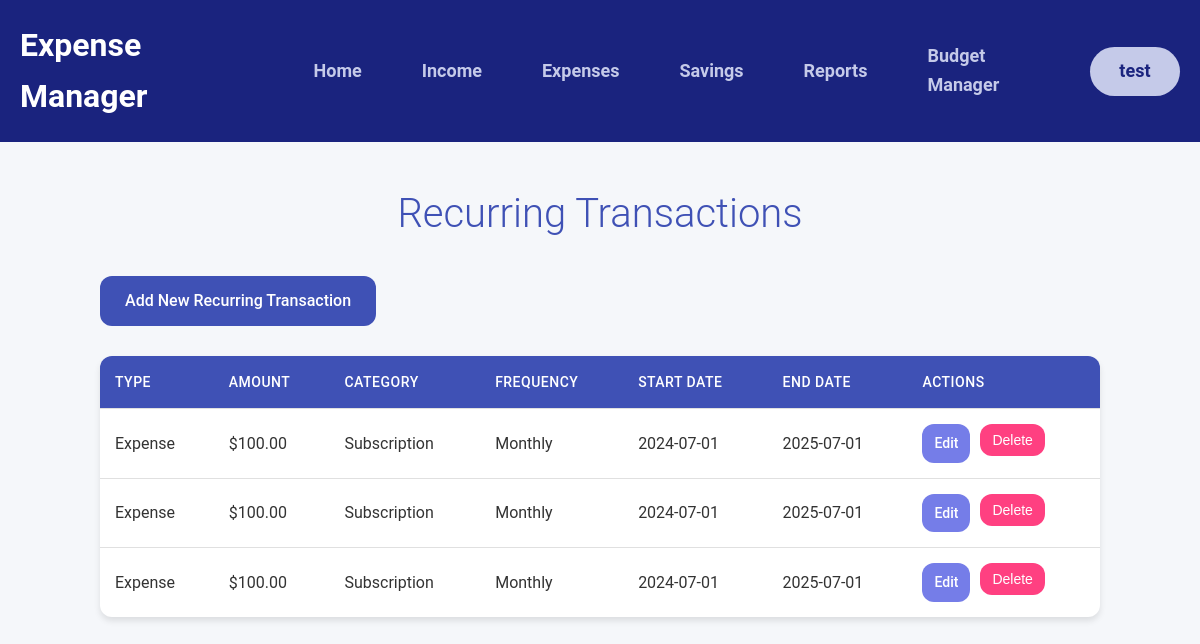
Screenshot of /recurring_transactions (signed in) with the database file from the repository.
### tables this page shows
CREATE TABLE users (
  id INTEGER PRIMARY KEY AUTOINCREMENT,
  fullname TEXT NOT NULL,
  username TEXT NOT NULL UNIQUE,
  email TEXT NOT NULL UNIQUE,
  password TEXT NOT NULL,
  security_question_1 TEXT,
  security_answer_1 TEXT,
  security_question_2 TEXT,
  security_answer_2 TEXT,
  incorrect_attempts INTEGER DEFAULT 0,
  lockout_time DATETIME,
  is_locked BOOLEAN DEFAULT 0
);

CREATE TABLE recurring_transactions (
                        id INTEGER PRIMARY KEY AUTOINCREMENT,
                        user_id INTEGER,
                        type TEXT,
                        amount DECIMAL(10, 2),
                        category TEXT,
                        frequency TEXT,
                        start_date DATE,
                        end_date DATE,
                        description TEXT,
                        FOREIGN KEY (user_id) REFERENCES users (id)
                    );

### main.py (the view)
@app.route('/recurring_transactions')
@login_required
def recurring_transactions():
    db = get_db(app)
    transactions = db.execute('''
        SELECT * FROM recurring_transactions
        WHERE user_id = ?
        ORDER BY start_date DESC
    ''', (current_user.id,)).fetchall()
    return render_template('recurring_transactions.html', transactions=transactions)

### main.py (called while the page is built)
@login_manager.user_loader
def load_user(user_id):
    db = get_db(app)
    user = db.execute('SELECT * FROM users WHERE id = ?', (user_id,)).fetchone()
    if user:
        user_obj = User(user['id'], user['fullname'], user['username'], user['email'])
        return user_obj
    return None

@app.teardown_appcontext
def close_connection(exception):
    db = getattr(g, '_database', None)
    if db is not None:
        db.close()

@app.teardown_appcontext
def backup_on_exit(exception):
    backup_database()

### src/backup.py (called while the page is built)
def backup_database():
    source = sqlite3.connect(DATABASE)
    backup_dir = 'backups'
    if not os.path.exists(backup_dir):
        os.makedirs(backup_dir)
    timestamp = datetime.now().strftime("%Y%m%d_%H%M%S")
    backup_file = os.path.join(backup_dir, f'database_backup_{timestamp}.db')
    destination = sqlite3.connect(backup_file)
    with source:
        source.backup(destination)
    destination.close()
    source.close()
    backups = sorted([f for f in os.listdir(backup_dir) if f.startswith('database_backup_') and f.endswith('.db')])
    while len(backups) > 5:
        os.remove(os.path.join(backup_dir, backups.pop(0)))
    print(f"Database backed up to {backup_file}")

### src/database.py (called while the page is built)
def get_db(app):
    db = getattr(g, '_database', None)
    if db is None:
        db = g._database = sqlite3.connect(DATABASE)
        db.row_factory = sqlite3.Row
    return db

### templates/recurring_transactions.html (shortened to what this page needs)
<!DOCTYPE html>
<html lang="en">
<head>
    <link rel="stylesheet" href="{{ url_for('static', filename='header.css') }}">
    <link rel="stylesheet" href="{{ url_for('static', filename='recurring_transactions.css') }}">
</head>
<body>
    {% include "header.html" %}
    <main>
        <div class="container">
            <h1>Recurring Transactions</h1>
            <a href="{{ url_for('add_recurring_transaction') }}" class="btn btn-primary">Add New Recurring Transaction</a>
            {% if transactions %}
                <table class="transactions-table">
                    <thead>
                        <tr>
                            <th>Type</th>
                            <th>Amount</th>
                            <th>Category</th>
                            <th>Frequency</th>
                            <th>Start Date</th>
                            <th>End Date</th>
                            <th>Actions</th>
                        </tr>
                    </thead>
                    <tbody>
                        {% for transaction in transactions %}
                            <tr>
                                <td>{{ transaction.type|capitalize }}</td>
                                <td>${{ "%.2f"|format(transaction.amount) }}</td>
                                <td>{{ transaction.category }}</td>
                                <td>{{ transaction.frequency|capitalize }}</td>
                                <td>{{ transaction.start_date }}</td>
                                <td>{{ transaction.end_date or 'N/A' }}</td>
                                <td class="action-buttons">
                                    <a href="{{ url_for('edit_recurring_transaction', transaction_id=transaction.id) }}" class="btn btn-edit">Edit</a>
                                    <form action="{{ url_for('delete_recurring_transaction', transaction_id=transaction.id) }}" method="post" style="display:inline;">
                                        <button type="submit" class="btn btn-delete" onclick="return confirm('Are you sure you want to delete this transaction?');">Delete</button>
                                    </form>
                                </td>
                            </tr>
                        {% endfor %}
                    </tbody>
                </table>
            {% else %}
                <p>No recurring transactions found.</p>
            {% endif %}
        </div>
    </main>
</body>
</html>

### templates/header.html (shortened to what this page needs)
<header>
  <div class="logo">Expense Manager</div>
  <ul class="nav-options">
    <li><a href="/">Home</a></li>
    <li><a href="{{ url_for('view_income')}}">Income</a></li>
    <li><a href="{{ url_for('view_expenses') }}">Expenses</a></li>
    <li><a href="{{ url_for('savings_goals') }}">Savings</a></li>
    <li><a href="{{ url_for('reports.get_report') }}">Reports</a></li>
    <li><a href="{{ url_for('budget_management') }}">Budget Manager</a></li>
    {% if current_user.is_authenticated %}
      <li id="auth-option" class="dropdown">
        <a href="#" class="dropdown-toggle">
          &nbsp;{{ current_user.username }}&nbsp;
        </a>
      </li>
    {% elif request.path == url_for('auth.login') %}
      <li id="auth-option"><a href="{{ url_for('auth.signup') }}">Signup <i class="fas fa-user-plus"></i></a></li>
    {% else %}
      <li id="auth-option"><a href="{{ url_for('auth.login') }}"><i class="fas fa-sign-in-alt"></i>Login </i></a></li>
    {% endif %}
  </ul>
</header>

### static/header.css (style rules this page uses)
header { background-color: #1a237e; color: white; padding: 20px; display: flex; justify-content: space-between; align-items: center; }
.logo { font-size: 32px; font-weight: bold; }
.nav-options { list-style-type: none; margin: 0; padding: 0; display: flex; align-items: center; }
.nav-options li { margin-left: 20px; }
.nav-options li a { color: #c5cae9; text-decoration: none; font-size: 18px; font-weight: bold; transition: color 0.3s; padding: 10px 20px; border-radius: 30px; display: flex; align-items: center; }
#auth-option a { background-color: #c5cae9; color: #1a237e; }
.dropdown { position: relative; }
.dropdown-toggle { cursor: pointer; }

### static/recurring_transactions.css (style rules this page uses)
:root { --primary-color: #3f51b5; --primary-light: #757de8; --primary-dark: #002984; --secondary-color: #ff4081; --text-color: #333333; --background-color: #f5f7fa; --card-background: #ffffff; --border-radius: 12px; --box-shadow: 0 4px 6px rgba(0, 0, 0, 0.1); --transition: all 0.3s ease; }
body { font-family: 'Roboto', Arial, sans-serif; background-color: var(--background-color); color: var(--text-color); line-height: 1.6; margin: 0; padding: 0; }
.container { max-width: 1000px; margin: 40px auto; padding: 0 20px; }
h1 { color: var(--primary-color); font-size: 2.5em; margin-bottom: 30px; text-align: center; font-weight: 300; }
.btn { display: inline-block; padding: 12px 25px; border: none; border-radius: var(--border-radius); font-size: 16px; font-weight: 500; text-align: center; text-decoration: none; cursor: pointer; transition: var(--transition); }
.btn-primary { background-color: var(--primary-color); color: white; margin-bottom: 30px; }
.transactions-table { width: 100%; border-collapse: separate; border-spacing: 0; background-color: var(--card-background); border-radius: var(--border-radius); overflow: hidden; box-shadow: var(--box-shadow); }
.transactions-table th, .transactions-table td { padding: 15px; text-align: left; border-bottom: 1px solid #e0e0e0; }
.transactions-table th { background-color: var(--primary-color); color: white; font-weight: 500; text-transform: uppercase; font-size: 14px; letter-spacing: 0.5px; }
.transactions-table tr:last-child td { border-bottom: none; }
.action-buttons { display: flex; gap: 10px; }
.btn-edit, .btn-delete { padding: 8px 12px; font-size: 14px; border-radius: var(--border-radius); }
.btn-edit { background-color: var(--primary-light); color: white; }
.btn-delete { background-color: var(--secondary-color); color: white; }

### rows the page displays
users: username "test"
recurring_transactions: amount "100.00"
recurring_transactions: amount "100.00"
recurring_transactions: amount "100.00"
